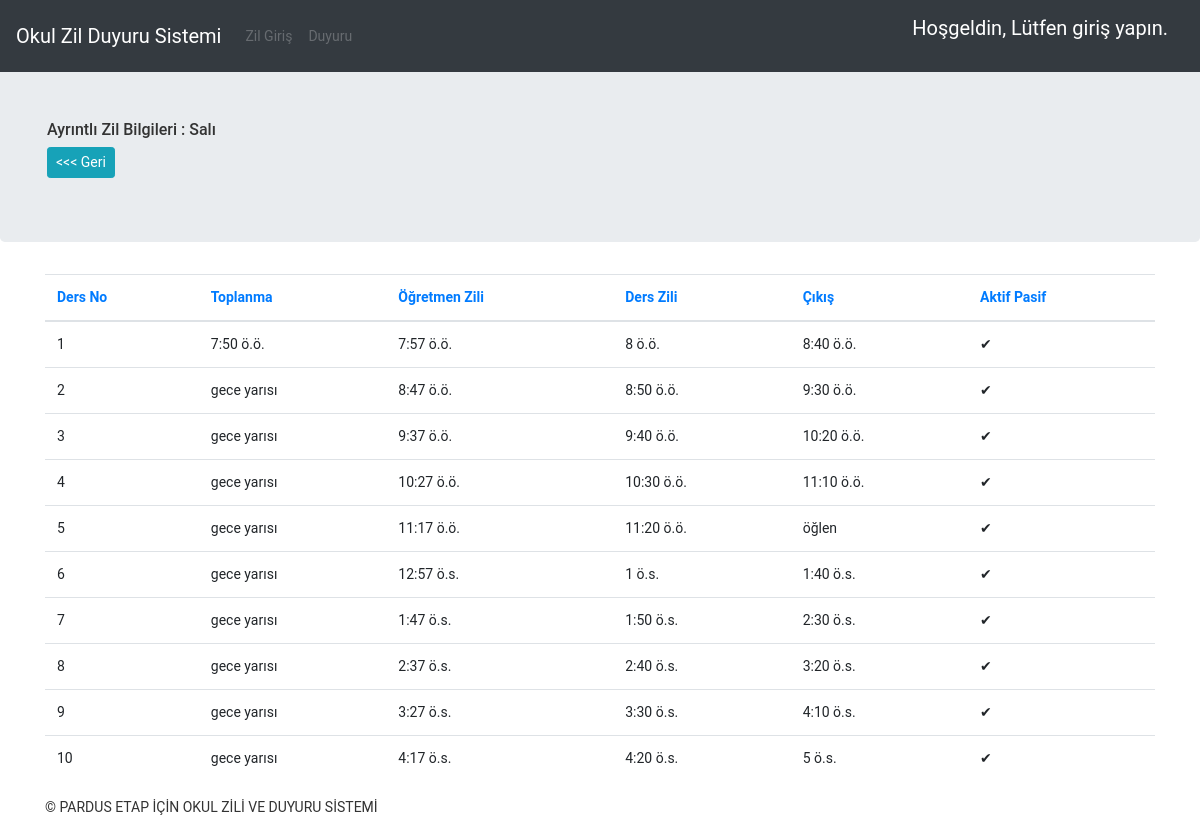
The app's page /home/okul/zil/1 with its own data.
### uretim/models/okulzilsaat.py (models this page shows, shortened)
class DersZamanlama(models.Model):
    GUN = [[0, 'Pazartesi'],
           [1, 'Salı'], [2, 'Çarşamba'],
           [3, 'Perşembe'], [4, 'Cuma'],
           [5, 'Cumartesi'],
           [6, 'Pazar'], ]
    okul_turu = models.CharField(max_length=100, verbose_name='Okul Türü', default='Örğün Eğitim')
    ders_gun = models.SmallIntegerField(verbose_name='Gün', choices=GUN, default=0)
    ders_no = models.SmallIntegerField(verbose_name='Ders No')
    toplanma_saati = models.TimeField(verbose_name='Toplanma Saati')
    ders_baslangic = models.TimeField(verbose_name='Dersin Başlangıç Saati')
    ogretmen_saat = models.TimeField(verbose_name='Öğretmen Bildirim Saati')
    ders_bitis = models.TimeField(verbose_name='Ders Bitiş Saati')
    active = models.BooleanField(verbose_name='Aktif Pasif', default=False)
    published_date = models.DateTimeField(verbose_name='Eklenme Tarihi', auto_now_add=True)
    class Meta:
        db_table = 'saat'
        ordering = ['ders_gun', 'ders_no', ]

### ozilanons/views/okulzil.py (the view)
# urls.py: path('home/okul/zil/<int:ders_gun>', FilteredZilListView, name='gunzillist'),
def FilteredZilListView(request, ders_gun):
    gundeyat = DersZamanlama.objects.filter(ders_gun=ders_gun)
    context = {'gundeyat': gundeyat}
    return render(request, 'ayarlar/gun_ds_tablosu.html', context)

### templates/ayarlar/gun_ds_tablosu.html (shortened to what this page needs)
{% extends 'layout/base.html' %}
{% block top %}
<h6>Ayrıntlı Zil Bilgileri :
{% for  def in gundeyat %}
{% if forloop.first %}
    {{def.get_ders_gun_display}} </h6>
{% endif %}
{% endfor %}
<a class="btn btn-info btn-sm" href="{% url 'index' %}" > <<< Geri </a>
{% endblock%}
{% block content %}
<div class="table-container">
    <table class="table">
                <thead >
                    <tr>
                        <th class="orderable">
                                <a href="?sort=ders_no">Ders No</a>
                        </th>
                        <th class="orderable">
                                <a href="?sort=toplanma_saati">Toplanma</a>
                        </th>
                        <th class="orderable">
                                <a href="?sort=ders_baslangic">Öğretmen Zili</a>
                        </th>
                        <th class="orderable">
                                <a href="?sort=ogretmen_saat">Ders Zili</a>
                        </th>
                        <th class="orderable">
                                <a href="?sort=ders_bitis">Çıkış</a>
                        </th>
                        <th class="orderable">
                                <a href="?sort=active">Aktif Pasif</a>
                        </th>
                    </tr>
                </thead>
                <tbody >
                     {% for  def in gundeyat %}
                    <tr class="odd">
                            <td >{{def.ders_no}}</td>
                            <td >{{def.toplanma_saati}}</td>
                            <td >{{def.ders_baslangic}}</td>
                            <td >{{def.ogretmen_saat}}</td>
                            <td >{{def.ders_bitis}}</td>
                            <td ><span class="{{def.active}}">{% if def.active %}✔{% else %}X{% endif %}</span></td>
                    </tr>
                {% endfor %}
                </tbody>
        </table>
</div>
{% endblock %}

### static/css/jumbotron.css (style rules this page uses)
html, body { height: 100%; padding-top: 3.5rem; }
body { margin: 0; padding: 0; font-size: 14px; font-family: "Roboto","Lucida Grande","DejaVu Sans","Bitstream Vera Sans",Verdana,Arial,sans-serif; color: #333; background: #fff; }

### records on screen
DersZamanlama: ders_gun "Salı", ders_no "1", toplanma_saati "7:50 ö.ö.", ders_baslangic "7:57 ö.ö.", ogretmen_saat "8 ö.ö.", ders_bitis "8:40 ö.ö."
DersZamanlama: ders_no "2", toplanma_saati "gece yarısı", ders_baslangic "8:47 ö.ö.", ogretmen_saat "8:50 ö.ö.", ders_bitis "9:30 ö.ö."
DersZamanlama: ders_no "3", toplanma_saati "gece yarısı", ders_baslangic "9:37 ö.ö.", ogretmen_saat "9:40 ö.ö.", ders_bitis "10:20 ö.ö."
DersZamanlama: ders_no "4", toplanma_saati "gece yarısı", ders_baslangic "10:27 ö.ö.", ogretmen_saat "10:30 ö.ö.", ders_bitis "11:10 ö.ö."
DersZamanlama: ders_no "5", toplanma_saati "gece yarısı", ders_baslangic "11:17 ö.ö.", ogretmen_saat "11:20 ö.ö.", ders_bitis "öğlen"
DersZamanlama: ders_no "6", toplanma_saati "gece yarısı", ders_baslangic "12:57 ö.s.", ogretmen_saat "1 ö.s.", ders_bitis "1:40 ö.s."
DersZamanlama: ders_no "7", toplanma_saati "gece yarısı", ders_baslangic "1:47 ö.s.", ogretmen_saat "1:50 ö.s.", ders_bitis "2:30 ö.s."
DersZamanlama: ders_no "8", toplanma_saati "gece yarısı", ders_baslangic "2:37 ö.s.", ogretmen_saat "2:40 ö.s.", ders_bitis "3:20 ö.s."
DersZamanlama: ders_no "9", toplanma_saati "gece yarısı", ders_baslangic "3:27 ö.s.", ogretmen_saat "3:30 ö.s.", ders_bitis "4:10 ö.s."
DersZamanlama: ders_no "10", toplanma_saati "gece yarısı", ders_baslangic "4:17 ö.s.", ogretmen_saat "4:20 ö.s.", ders_bitis "5 ö.s."
